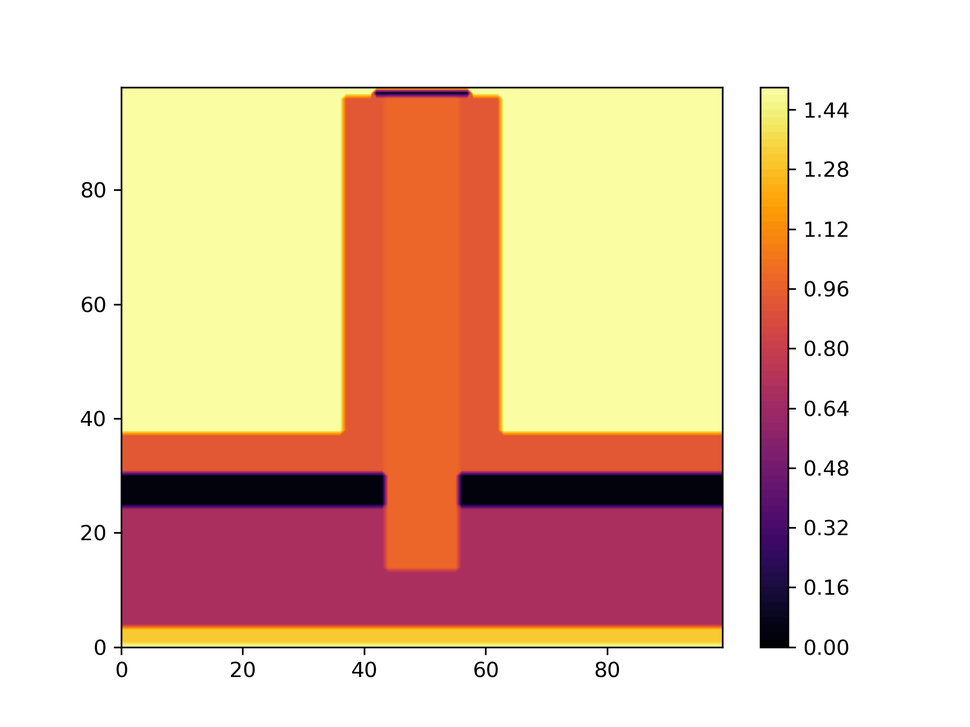
#> input picture bridge_inner.mat_contour.png, 970 x 727 px, shrunk from 1920 x 1440 before the run; its folder holds only this picture in this run
$ python png_model_2d.py bridge_inner.mat_contour.png
#> lines starting #> are read from the running program, lines starting #| are printed output that depends on the picture
### img/png_to_matrix.py
#!/usr/bin/env python3
# -*- coding: utf-8 -*-
"""
Created on Thu Mar 28 13:42:00 2024

@author: economist
"""

import matplotlib.image as mplimg

def avg_grayscale_matrix(image):
    """
    from input image data read from a PNG file, having 3 color channels,
    generate an output matrix having grayscales as average of channel
    luminosities.

    Parameters
    ----------
    image : array
        a tensor with PNG image data.

    Returns
    -------
    image2d : array
        a 2d-Matrix of luminosities.

    """
    # image dimensions y-axis, x-axis, 3x color 1x ?
    image2d = image[:,:,0] + image[:,:,1] + image[:,:,2]
    image2d = image2d / 3
    return image2d

def read_grayscale_2d(pngfilename):
    """
    creates a 2d grayscale matrix from input PNG file

    Parameters
    ----------
    pngfilename : str
        path to png file.

    Returns
    -------
    image2d : array
        2d luminosity array of image.

    """
#> called with pngfilename = 'bridge_inner.mat_contour.png'
    image = mplimg.imread(pngfilename)
#> image is the input picture: shape (727, 970, 4) float32; mean R, G, B, A 0.904, 0.789, 0.696, 1
    # the downscaling averaging is now a simple reshape and mean
    # job. However, the image must first be cut to be evenly
    # divisible at both dimentions by the downscale factor.
    image2d = avg_grayscale_matrix(image)
#> in avg_grayscale_matrix, `image2d = image[:,:,0] + image[:,:,1] + image[:,:,2]`:
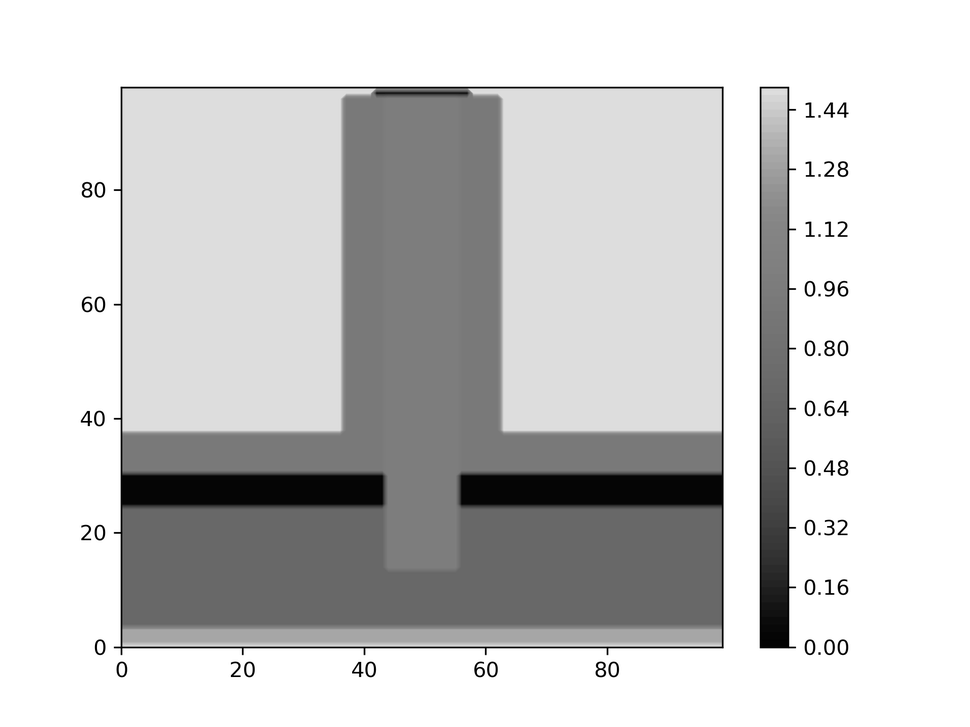
#> image2d: shape (727, 970) float32; min 0, max 3, mean 2.39; drawn with min black and max white
    return image2d


def matrix_to_pix(image2d, downscale=10):
    """
    downscale image by taking avery downscale stepped pixel.
    avoids introducing "new" materials at boundaries
    but note that png needs be exported w/o aliasing.

    Parameters
    ----------
    pngfilename : array
        image matrix.
    downscale : int, optional
        Factor to downscale input image. The default is 10.

    Returns
    -------
    outimage : array
        downscaled image matrix.

    """
#> called with downscale = 10

    dso = int(downscale/2)
    image_xclip = image2d[:,dso::downscale]
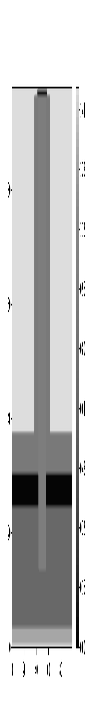
#> image_xclip: shape (727, 97) float32; min 0, max 1, mean 0.799
    image_yclip = image_xclip[dso::downscale,:]
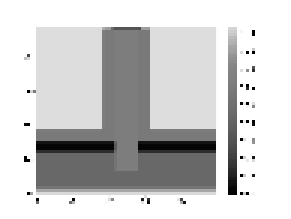
#> image_yclip: shape (73, 97) float32 (shown 3 times larger); min 0, max 1, mean 0.802
    return image_yclip


### png_model_2d.py
#!/usr/bin/env python3
# -*- coding: utf-8 -*-
"""
Created on Thu Mar 28 13:13:28 2024

@author: economist

Reads png image representing a cross section of material to model
accompanied by a CSV file having grayscale to heat conductivity mappings.

Sample command line:
    png_model_2d.py -pixel_step=10 svg/bridge_plain.png

"""

import sys
import argparse
from pathlib import Path

import img.png_to_matrix as pngm
import img.value_map as pnvm

# import libraries for numerical functions and plotting
import numpy as np
import pandas as pd
import matplotlib.pyplot as plt
import eqtn.elliptic_system as els

# these lines are only for helping improve the display
import matplotlib_inline.backend_inline
matplotlib_inline.backend_inline.set_matplotlib_formats('pdf', 'png')
plt.rcParams['figure.dpi']= 300
plt.rcParams['savefig.dpi'] = 300

argv = sys.argv[1:]

parser = argparse.ArgumentParser()
parser.add_argument('-pixel_step', type=int, default=10)
parser.add_argument('-print_values_only', type=int, default=0)
parser.add_argument('-csv_dump', type=int, default=0)
parser.add_argument('-T_i', type=float, default=20.0)
parser.add_argument('-T_e', type=float, default=-10.0)
parser.add_argument('pngimage', type=str)

args = parser.parse_args(argv)

# [50 lines left out: functions flip_vertical, print_pixel_portions, floor_at, not called in this run]

def png_model2d(args):
    """
    runs the 2d finite difference model with parameters from command line

    Parameters
    ----------
    args : namespace
        parameters passed from command line.

    Raises
    ------
    ValueError
        unspecified error condition.

    Returns
    -------
    int

    """
    print_values_only = args.print_values_only == 1

    grayimage2d = pngm.read_grayscale_2d(args.pngimage)
    pixelpicked2d = pngm.matrix_to_pix(grayimage2d, args.pixel_step)

    v_grayimage2d, c_grayimage2d = np.unique(grayimage2d, return_counts=True)
#> v_grayimage2d = 761 values from 0 to 1; c_grayimage2d = 761 values, max 334985 at index 760, min 1 at index 2, mean 926.7
    v_pixelpicked2d, c_pixelpicked2d = np.unique(pixelpicked2d, return_counts=True)
#> v_pixelpicked2d = 178 values from 0 to 1; c_pixelpicked2d = 178 values, max 3388 at index 177, min 1 at index 3, mean 39.78

    if print_values_only:
        with np.printoptions(precision=4, suppress=True):
            print("Colors and counts in image:")
            print(np.vstack((v_grayimage2d, c_grayimage2d)).T)
            print(f"Reduced image / pixel matrix size: {pixelpicked2d.shape}")
            print("Colors and counts in pixelmatrix:")
            print(np.vstack((v_pixelpicked2d,c_pixelpicked2d)).T)

    if len(v_grayimage2d) != len(v_pixelpicked2d):
        raise ValueError(f"error in image or pixel picking."
                         f" Did you export with anti-aliasing?"
                         f" Have {len(v_grayimage2d)} values in original,"
                         f" {len(v_pixelpicked2d)} in reduced x {args.pixel_step}")

    if print_values_only:
        return 1

    path = Path(args.pngimage)
    imgBaseName = path.stem

    wallThickness = pnvm.get_wall_thickness(f"{args.pngimage}.csv")

    print(f"Wall thickness [m]: {wallThickness.getPixelValue()}")
    print("")
    value_map = pnvm.generate_value_map(v_grayimage2d, f"{args.pngimage}.csv")

    print("grayimage wall portions")
    print_pixel_portions(v_grayimage2d, c_grayimage2d, value_map)
    print("")
    print("pixelpicked downscale in comparison")
    print_pixel_portions(v_pixelpicked2d, c_pixelpicked2d, value_map)

    ###########################################################
    # now the fun bit: the numerical approximation :)
    ###########################################################

    inf_cond = 1e9
    # first, add temperature defining first and last rows to the matrix sized
    # 'image'. These can then be initialized with inner and outer temperatures
    # in the computation and get infinite heat conductivity.
    p2d = pixelpicked2d # handier alias
    p2d = np.insert(p2d, 0, inf_cond, axis=0)
    p2d = np.insert(p2d, p2d.shape[0], inf_cond, axis=0)
    # now replace the luminosities from the image by their mapped
    # heat conductivities.
    p2dm = np.array(p2d)
    for v in value_map.keys():
        mask = p2d == v
        p2dm[mask] = value_map[v].getUValue()

    # now set up the equation system
    shape_A = p2dm.size
    (cy,cx) = p2dm.shape

    A = els.fill_system_weights(p2dm)
    els.set_identity(A, cx)

    # boundary conditions - per default equations resolve to zero
    # but can set temperature of chosen nodes
    # first row temperatures
    T_i, T_e = args.T_i, args.T_e
    b = els.create_system_results(shape_A, cx, T_i, T_e)

    u = np.linalg.solve(A, b)
    u_square = u.reshape((cy,cx))

    u_square_flip = flip_vertical(u_square)
    p2dm_flip = flip_vertical(p2dm)
    p2dm_flip_floor = floor_at(p2dm_flip, 1.5)

    # https://matplotlib.org/stable/users/explain/colors/colormaps.html
    plt.contourf(p2dm_flip_floor, levels=80, cmap='inferno')
    plt.colorbar()
    plt.savefig(f"{imgBaseName}.mat_contour.png")
    plt.show()

    plt.contourf(u_square_flip, levels=80, cmap='plasma')
    plt.colorbar()
    plt.savefig(f"{imgBaseName}.temp_contour.png")
    plt.show()

    if args.csv_dump == 1:
        mat_df = pd.DataFrame(p2dm)
        mat_df.to_csv(f"{imgBaseName}.mat_contour.csv", index=True)
        temp_df = pd.DataFrame(u_square)
        temp_df.to_csv(f"{imgBaseName}.temp_contour.csv", index=True)

    return 0


def main(args):
    ret = png_model2d(args)
    return ret

try:
    v = main(args)
    sys.exit(v)
except Exception as ex:
    print(f"Exception: {ex}")
    print("terminating exit(1)")
#> (the run stopped early here; a loop or call above may not have finished)
